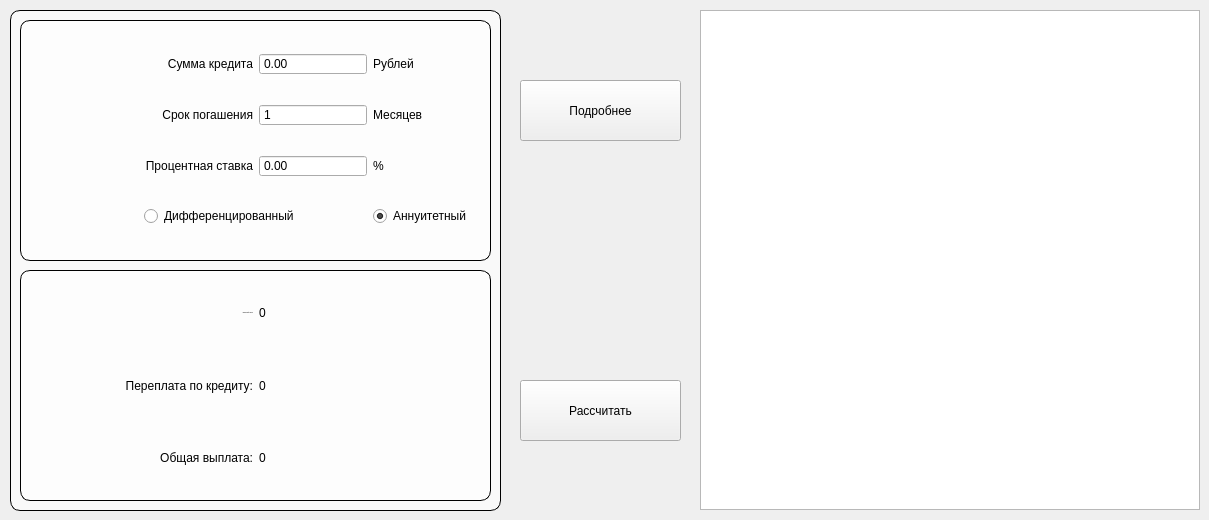
    <widget class="QWidget" name="tab_3">
     <attribute name="title">
      <string>Кредитный</string>
     </attribute>
     <widget class="QTableView" name="tableView">
      <property name="geometry">
       <rect>
        <x>700</x>
        <y>10</y>
        <width>500</width>
        <height>500</height>
       </rect>
      </property>
     </widget>
     <widget class="QPushButton" name="pushButton_detail_2">
      <property name="geometry">
       <rect>
        <x>520</x>
        <y>80</y>
        <width>161</width>
        <height>61</height>
       </rect>
      </property>
      <property name="text">
       <string>Подробнее</string>
      </property>
     </widget>
     <widget class="QFrame" name="frame">
      <property name="geometry">
       <rect>
        <x>10</x>
        <y>10</y>
        <width>491</width>
        <height>501</height>
       </rect>
      </property>
      <property name="styleSheet">
       <string notr="true">#frame {
	border: 1px solid black;
	background-color: rgba(255, 255, 255, 166);
	border-radius: 10px;
}
#frame_2 {
	border: 1px solid black;
	background-color: rgba(255, 255, 255, 166);
	border-radius: 10px;
}
#frame_3 {
	border: 1px solid black;
	background-color: rgba(255, 255, 255, 166);
	border-radius: 10px;
}</string>
      </property>
      <property name="frameShape">
       <enum>QFrame::StyledPanel</enum>
      </property>
      <property name="frameShadow">
       <enum>QFrame::Raised</enum>
      </property>
      <widget class="QFrame" name="frame_2">
       <property name="geometry">
        <rect>
         <x>10</x>
         <y>260</y>
         <width>471</width>
         <height>231</height>
        </rect>
       </property>
       <property name="frameShape">
        <enum>QFrame::StyledPanel</enum>
       </property>
       <property name="frameShadow">
        <enum>QFrame::Raised</enum>
       </property>
       <layout class="QGridLayout" name="gridLayout_2">
        <item row="0" column="0">
         <widget class="QLabel" name="label_8">
          <property name="font">
           <font>
            <pointsize>-1</pointsize>
           </font>
          </property>
          <property name="layoutDirection">
           <enum>Qt::LeftToRight</enum>
          </property>
          <property name="text">
           <string>Ежемесячный платеж:</string>
          </property>
          <property name="alignment">
           <set>Qt::AlignRight|Qt::AlignTrailing|Qt::AlignVCenter</set>
          </property>
         </widget>
        </item>
        <item row="0" column="1">
         <widget class="QLabel" name="label_monthly_payment">
          <property name="layoutDirection">
           <enum>Qt::LeftToRight</enum>
          </property>
          <property name="text">
           <string>0</string>
          </property>
          <property name="alignment">
           <set>Qt::AlignLeading|Qt::AlignLeft|Qt::AlignVCenter</set>
          </property>
         </widget>
        </item>
        <item row="1" column="0">
         <widget class="QLabel" name="label_9">
          <property name="text">
           <string>Переплата по кредиту:</string>
          </property>
          <property name="alignment">
           <set>Qt::AlignRight|Qt::AlignTrailing|Qt::AlignVCenter</set>
          </property>
         </widget>
        </item>
        <item row="1" column="1">
         <widget class="QLabel" name="label_overpayment">
          <property name="text">
           <string>0</string>
          </property>
          <property name="alignment">
           <set>Qt::AlignLeading|Qt::AlignLeft|Qt::AlignVCenter</set>
          </property>
         </widget>
        </item>
        <item row="2" column="0">
         <widget class="QLabel" name="label_7">
          <property name="text">
           <string>Общая выплата:</string>
          </property>
          <property name="alignment">
           <set>Qt::AlignRight|Qt::AlignTrailing|Qt::AlignVCenter</set>
          </property>
         </widget>
        </item>
        <item row="2" column="1">
         <widget class="QLabel" name="label_total_payment">
          <property name="text">
           <string>0</string>
          </property>
          <property name="alignment">
           <set>Qt::AlignLeading|Qt::AlignLeft|Qt::AlignVCenter</set>
          </property>
         </widget>
        </item>
       </layout>
      </widget>
      <widget class="QFrame" name="frame_3">
       <property name="geometry">
        <rect>
         <x>10</x>
         <y>10</y>
         <width>471</width>
         <height>241</height>
        </rect>
       </property>
       <property name="styleSheet">
        <string notr="true"/>
       </property>
       <property name="frameShape">
        <enum>QFrame::StyledPanel</enum>
       </property>
       <property name="frameShadow">
        <enum>QFrame::Raised</enum>
       </property>
       <layout class="QGridLayout" name="gridLayout_3">
        <item row="2" column="0" colspan="2">
         <widget class="QLabel" name="label_4">
          <property name="text">
           <string>Процентная ставка</string>
          </property>
          <property name="alignment">
           <set>Qt::AlignRight|Qt::AlignTrailing|Qt::AlignVCenter</set>
          </property>
         </widget>
        </item>
        <item row="1" column="0" colspan="2">
         <widget class="QLabel" name="label_5">
          <property name="text">
           <string>Срок погашения</string>
          </property>
          <property name="alignment">
           <set>Qt::AlignRight|Qt::AlignTrailing|Qt::AlignVCenter</set>
          </property>
         </widget>
        </item>
        <item row="3" column="3">
         <widget class="QRadioButton" name="radioButton_annuity">
          <property name="text">
           <string>Аннуитетный</string>
          </property>
          <property name="checked">
           <bool>true</bool>
          </property>
          <property name="autoRepeat">
           <bool>false</bool>
          </property>
         </widget>
        </item>
        <item row="0" column="2">
         <widget class="QDoubleSpinBox" name="doubleSpinBox_sum_cred">
          <property name="buttonSymbols">
           <enum>QAbstractSpinBox::NoButtons</enum>
          </property>
          <property name="maximum">
           <double>1000000000.000000000000000</double>
          </property>
         </widget>
        </item>
        <item row="1" column="3">
         <widget class="QLabel" name="label_20">
          <property name="text">
           <string>Месяцев</string>
          </property>
          <property name="alignment">
           <set>Qt::AlignLeading|Qt::AlignLeft|Qt::AlignVCenter</set>
          </property>
         </widget>
        </item>
        <item row="0" column="3">
         <widget class="QLabel" name="label_21">
          <property name="layoutDirection">
           <enum>Qt::LeftToRight</enum>
          </property>
          <property name="text">
           <string>Рублей</string>
          </property>
          <property name="alignment">
           <set>Qt::AlignLeading|Qt::AlignLeft|Qt::AlignVCenter</set>
          </property>
         </widget>
        </item>
        <item row="2" column="3">
         <widget class="QLabel" name="label_19">
          <property name="text">
           <string>%</string>
          </property>
          <property name="alignment">
           <set>Qt::AlignLeading|Qt::AlignLeft|Qt::AlignVCenter</set>
          </property>
         </widget>
        </item>
        <item row="1" column="2">
         <widget class="QSpinBox" name="spinBox_month_cred">
          <property name="buttonSymbols">
           <enum>QAbstractSpinBox::NoButtons</enum>
          </property>
          <property name="minimum">
           <number>1</number>
          </property>
          <property name="maximum">
           <number>600</number>
          </property>
         </widget>
        </item>
        <item row="2" column="2">
         <widget class="QDoubleSpinBox" name="doubleSpinBox_perc_cred">
          <property name="buttonSymbols">
           <enum>QAbstractSpinBox::NoButtons</enum>
          </property>
         </widget>
        </item>
        <item row="0" column="0" colspan="2">
         <widget class="QLabel" name="label_6">
          <property name="layoutDirection">
           <enum>Qt::LeftToRight</enum>
          </property>
          <property name="text">
           <string>Сумма кредита</string>
          </property>
          <property name="alignment">
           <set>Qt::AlignRight|Qt::AlignTrailing|Qt::AlignVCenter</set>
          </property>
         </widget>
        </item>
        <item row="3" column="1" colspan="2">
         <widget class="QRadioButton" name="radioButton_differentiated">
          <property name="text">
           <string>Дифференцированный</string>
          </property>
          <property name="checked">
           <bool>false</bool>
          </property>
         </widget>
        </item>
       </layout>
      </widget>
     </widget>
     <widget class="QPushButton" name="pushButton_calc_credit">
      <property name="enabled">
       <bool>true</bool>
      </property>
      <property name="geometry">
       <rect>
        <x>520</x>
        <y>380</y>
        <width>161</width>
        <height>61</height>
       </rect>
      </property>
      <property name="styleSheet">
       <string notr="true"/>
      </property>
      <property name="text">
       <string>Рассчитать</string>
      </property>
     </widget>
    </widget>
